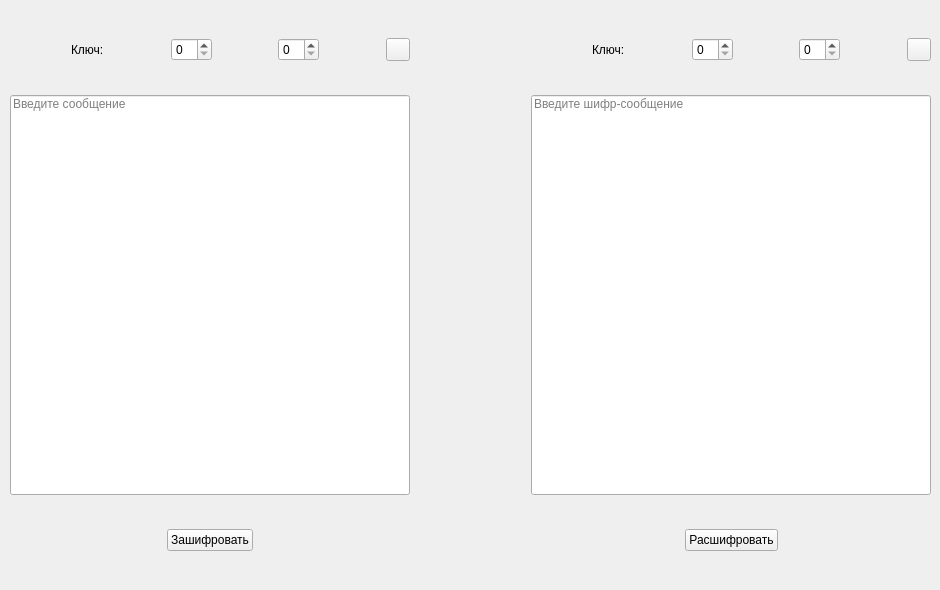
    <widget class="QWidget" name="aff">
     <attribute name="title">
      <string>Аффинный шифр</string>
     </attribute>
     <widget class="QWidget" name="layoutWidget">
      <property name="geometry">
       <rect>
        <x>10</x>
        <y>10</y>
        <width>921</width>
        <height>571</height>
       </rect>
      </property>
      <layout class="QHBoxLayout" name="horizontalLayout_6">
       <item>
        <layout class="QVBoxLayout" name="verticalLayout">
         <item>
          <layout class="QHBoxLayout" name="horizontalLayout_4">
           <item>
            <spacer name="horizontalSpacer_8">
             <property name="orientation">
              <enum>Qt::Horizontal</enum>
             </property>
             <property name="sizeHint" stdset="0">
              <size>
               <width>40</width>
               <height>20</height>
              </size>
             </property>
            </spacer>
           </item>
           <item>
            <widget class="QLabel" name="label_3">
             <property name="text">
              <string>Ключ:</string>
             </property>
            </widget>
           </item>
           <item>
            <spacer name="horizontalSpacer_5">
             <property name="orientation">
              <enum>Qt::Horizontal</enum>
             </property>
             <property name="sizeHint" stdset="0">
              <size>
               <width>40</width>
               <height>20</height>
              </size>
             </property>
            </spacer>
           </item>
           <item>
            <widget class="QSpinBox" name="aff_alf_zas"/>
           </item>
           <item>
            <spacer name="horizontalSpacer_6">
             <property name="orientation">
              <enum>Qt::Horizontal</enum>
             </property>
             <property name="sizeHint" stdset="0">
              <size>
               <width>40</width>
               <height>20</height>
              </size>
             </property>
            </spacer>
           </item>
           <item>
            <widget class="QSpinBox" name="aff_bet_zas"/>
           </item>
           <item>
            <spacer name="horizontalSpacer_7">
             <property name="orientation">
              <enum>Qt::Horizontal</enum>
             </property>
             <property name="sizeHint" stdset="0">
              <size>
               <width>40</width>
               <height>20</height>
              </size>
             </property>
            </spacer>
           </item>
           <item>
            <widget class="QToolButton" name="aff_cl_in">
             <property name="text">
              <string/>
             </property>
             <property name="icon">
              <iconset resource="resource.qrc">
               <normaloff>:/pic/update-arrow.ico</normaloff>:/pic/update-arrow.ico</iconset>
             </property>
            </widget>
           </item>
          </layout>
         </item>
         <item>
          <widget class="QLineEdit" name="aff_in">
           <property name="minimumSize">
            <size>
             <width>400</width>
             <height>400</height>
            </size>
           </property>
           <property name="text">
            <string/>
           </property>
           <property name="alignment">
            <set>Qt::AlignLeading|Qt::AlignLeft|Qt::AlignTop</set>
           </property>
           <property name="placeholderText">
            <string>Введите сообщение</string>
           </property>
          </widget>
         </item>
         <item>
          <layout class="QHBoxLayout" name="horizontalLayout_2">
           <item>
            <spacer name="horizontalSpacer">
             <property name="orientation">
              <enum>Qt::Horizontal</enum>
             </property>
             <property name="sizeHint" stdset="0">
              <size>
               <width>40</width>
               <height>20</height>
              </size>
             </property>
            </spacer>
           </item>
           <item>
            <widget class="QPushButton" name="aff_zashif">
             <property name="text">
              <string>Зашифровать</string>
             </property>
            </widget>
           </item>
           <item>
            <spacer name="horizontalSpacer_2">
             <property name="orientation">
              <enum>Qt::Horizontal</enum>
             </property>
             <property name="sizeHint" stdset="0">
              <size>
               <width>40</width>
               <height>20</height>
              </size>
             </property>
            </spacer>
           </item>
          </layout>
         </item>
        </layout>
       </item>
       <item>
        <spacer name="horizontalSpacer_13">
         <property name="orientation">
          <enum>Qt::Horizontal</enum>
         </property>
         <property name="sizeHint" stdset="0">
          <size>
           <width>40</width>
           <height>20</height>
          </size>
         </property>
        </spacer>
       </item>
       <item>
        <layout class="QVBoxLayout" name="verticalLayout_2">
         <item>
          <layout class="QHBoxLayout" name="horizontalLayout_5">
           <item>
            <spacer name="horizontalSpacer_9">
             <property name="orientation">
              <enum>Qt::Horizontal</enum>
             </property>
             <property name="sizeHint" stdset="0">
              <size>
               <width>40</width>
               <height>20</height>
              </size>
             </property>
            </spacer>
           </item>
           <item>
            <widget class="QLabel" name="label_4">
             <property name="text">
              <string>Ключ:</string>
             </property>
            </widget>
           </item>
           <item>
            <spacer name="horizontalSpacer_10">
             <property name="orientation">
              <enum>Qt::Horizontal</enum>
             </property>
             <property name="sizeHint" stdset="0">
              <size>
               <width>40</width>
               <height>20</height>
              </size>
             </property>
            </spacer>
           </item>
           <item>
            <widget class="QSpinBox" name="aff_alf_ras"/>
           </item>
           <item>
            <spacer name="horizontalSpacer_11">
             <property name="orientation">
              <enum>Qt::Horizontal</enum>
             </property>
             <property name="sizeHint" stdset="0">
              <size>
               <width>40</width>
               <height>20</height>
              </size>
             </property>
            </spacer>
           </item>
           <item>
            <widget class="QSpinBox" name="aff_bet_ras"/>
           </item>
           <item>
            <spacer name="horizontalSpacer_12">
             <property name="orientation">
              <enum>Qt::Horizontal</enum>
             </property>
             <property name="sizeHint" stdset="0">
              <size>
               <width>40</width>
               <height>20</height>
              </size>
             </property>
            </spacer>
           </item>
           <item>
            <widget class="QToolButton" name="aff_cl_ou">
             <property name="text">
              <string/>
             </property>
             <property name="icon">
              <iconset resource="resource.qrc">
               <normaloff>:/pic/update-arrow.ico</normaloff>:/pic/update-arrow.ico</iconset>
             </property>
            </widget>
           </item>
          </layout>
         </item>
         <item>
          <widget class="QLineEdit" name="aff_ou">
           <property name="minimumSize">
            <size>
             <width>400</width>
             <height>400</height>
            </size>
           </property>
           <property name="alignment">
            <set>Qt::AlignLeading|Qt::AlignLeft|Qt::AlignTop</set>
           </property>
           <property name="placeholderText">
            <string>Введите шифр-сообщение</string>
           </property>
          </widget>
         </item>
         <item>
          <layout class="QHBoxLayout" name="horizontalLayout_3">
           <item>
            <spacer name="horizontalSpacer_3">
             <property name="orientation">
              <enum>Qt::Horizontal</enum>
             </property>
             <property name="sizeHint" stdset="0">
              <size>
               <width>40</width>
               <height>20</height>
              </size>
             </property>
            </spacer>
           </item>
           <item>
            <widget class="QPushButton" name="aff_rashif">
             <property name="text">
              <string>Расшифровать</string>
             </property>
            </widget>
           </item>
           <item>
            <spacer name="horizontalSpacer_4">
             <property name="orientation">
              <enum>Qt::Horizontal</enum>
             </property>
             <property name="sizeHint" stdset="0">
              <size>
               <width>40</width>
               <height>20</height>
              </size>
             </property>
            </spacer>
           </item>
          </layout>
         </item>
        </layout>
       </item>
      </layout>
     </widget>
    </widget>
